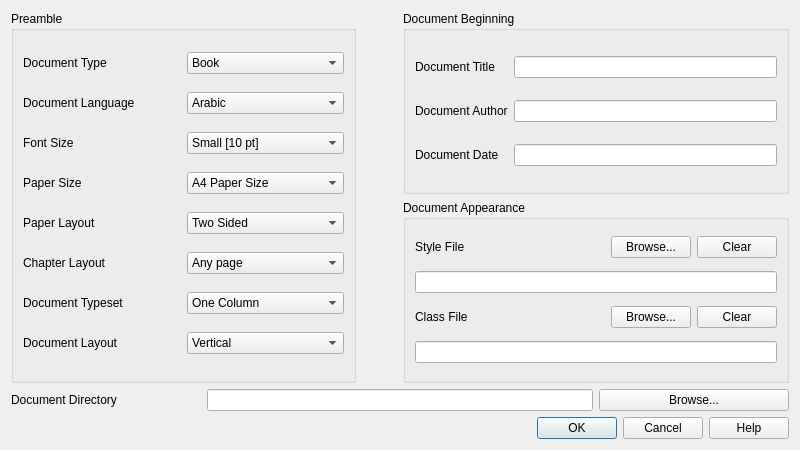
<?xml version="1.0" encoding="UTF-8"?>
<ui version="4.0">
 <class>Dialog_NewDocument</class>
 <widget class="QDialog" name="Dialog_NewDocument">
  <property name="geometry">
   <rect>
    <x>0</x>
    <y>0</y>
    <width>800</width>
    <height>450</height>
   </rect>
  </property>
  <property name="minimumSize">
   <size>
    <width>800</width>
    <height>450</height>
   </size>
  </property>
  <property name="maximumSize">
   <size>
    <width>800</width>
    <height>450</height>
   </size>
  </property>
  <property name="windowTitle">
   <string>LaTeX Office Writer</string>
  </property>
  <layout class="QGridLayout" name="gridLayout">
   <item row="2" column="1" colspan="2">
    <widget class="QLineEdit" name="lineEditDocumentDirectory">
     <property name="enabled">
      <bool>true</bool>
     </property>
     <property name="readOnly">
      <bool>true</bool>
     </property>
    </widget>
   </item>
   <item row="2" column="3">
    <widget class="QPushButton" name="pushButtonBrowseDirectory">
     <property name="text">
      <string>Browse...</string>
     </property>
    </widget>
   </item>
   <item row="2" column="0">
    <widget class="QLabel" name="labelDocumentDirectory">
     <property name="text">
      <string>Document Directory</string>
     </property>
    </widget>
   </item>
   <item row="3" column="0" colspan="4">
    <widget class="QDialogButtonBox" name="buttonBox">
     <property name="enabled">
      <bool>true</bool>
     </property>
     <property name="orientation">
      <enum>Qt::Horizontal</enum>
     </property>
     <property name="standardButtons">
      <set>QDialogButtonBox::Cancel|QDialogButtonBox::Help|QDialogButtonBox::Ok</set>
     </property>
    </widget>
   </item>
   <item row="0" column="2" colspan="2">
    <widget class="QGroupBox" name="groupBoxDocumentBeginning">
     <property name="sizePolicy">
      <sizepolicy hsizetype="Minimum" vsizetype="Preferred">
       <horstretch>0</horstretch>
       <verstretch>0</verstretch>
      </sizepolicy>
     </property>
     <property name="minimumSize">
      <size>
       <width>370</width>
       <height>0</height>
      </size>
     </property>
     <property name="title">
      <string>Document Beginning</string>
     </property>
     <layout class="QGridLayout" name="gridLayout_3">
      <item row="3" column="1">
       <widget class="QLineEdit" name="lineEditDocumentDate"/>
      </item>
      <item row="2" column="1">
       <widget class="QLineEdit" name="lineEditDocumentAuthor"/>
      </item>
      <item row="3" column="0">
       <widget class="QLabel" name="labelDocumentDate">
        <property name="text">
         <string>Document Date</string>
        </property>
       </widget>
      </item>
      <item row="0" column="1">
       <widget class="QLineEdit" name="lineEditDocumentTitle"/>
      </item>
      <item row="2" column="0">
       <widget class="QLabel" name="labelDocumentAuthor">
        <property name="text">
         <string>Document Author</string>
        </property>
       </widget>
      </item>
      <item row="0" column="0">
       <widget class="QLabel" name="labelDocumentTitle">
        <property name="text">
         <string>Document Title</string>
        </property>
       </widget>
      </item>
     </layout>
    </widget>
   </item>
   <item row="1" column="2" colspan="2">
    <widget class="QGroupBox" name="groupBoxDocumentAppearance">
     <property name="minimumSize">
      <size>
       <width>0</width>
       <height>0</height>
      </size>
     </property>
     <property name="title">
      <string>Document Appearance</string>
     </property>
     <layout class="QGridLayout" name="gridLayout_4">
      <item row="0" column="5">
       <widget class="QPushButton" name="pushButtonClearStyleFile">
        <property name="text">
         <string>Clear</string>
        </property>
       </widget>
      </item>
      <item row="2" column="0" colspan="6">
       <widget class="QLineEdit" name="lineEditStyleFile">
        <property name="readOnly">
         <bool>true</bool>
        </property>
       </widget>
      </item>
      <item row="5" column="5">
       <widget class="QPushButton" name="pushButtonClearClassFile">
        <property name="text">
         <string>Clear</string>
        </property>
       </widget>
      </item>
      <item row="6" column="0" colspan="6">
       <widget class="QLineEdit" name="lineEditClassFile">
        <property name="readOnly">
         <bool>true</bool>
        </property>
       </widget>
      </item>
      <item row="5" column="4">
       <widget class="QPushButton" name="pushButtonBrowseClassFile">
        <property name="text">
         <string>Browse...</string>
        </property>
       </widget>
      </item>
      <item row="0" column="4">
       <widget class="QPushButton" name="pushButtonBrowseStyleFile">
        <property name="text">
         <string>Browse...</string>
        </property>
       </widget>
      </item>
      <item row="5" column="0" colspan="4">
       <widget class="QLabel" name="labelClass">
        <property name="text">
         <string>Class File</string>
        </property>
       </widget>
      </item>
      <item row="0" column="0" colspan="4">
       <widget class="QLabel" name="labelStyle">
        <property name="text">
         <string>Style File</string>
        </property>
       </widget>
      </item>
     </layout>
    </widget>
   </item>
   <item row="0" column="0" rowspan="2" colspan="2">
    <widget class="QGroupBox" name="groupBoxPreamble">
     <property name="sizePolicy">
      <sizepolicy hsizetype="Minimum" vsizetype="Preferred">
       <horstretch>0</horstretch>
       <verstretch>0</verstretch>
      </sizepolicy>
     </property>
     <property name="maximumSize">
      <size>
       <width>345</width>
       <height>16777215</height>
      </size>
     </property>
     <property name="title">
      <string>Preamble</string>
     </property>
     <layout class="QGridLayout" name="gridLayout_2">
      <item row="1" column="1">
       <widget class="QComboBox" name="comboBoxDocumentLanguage">
        <item>
         <property name="text">
          <string>Arabic</string>
         </property>
        </item>
        <item>
         <property name="text">
          <string>Bulgarian</string>
         </property>
        </item>
        <item>
         <property name="text">
          <string>Russian</string>
         </property>
        </item>
        <item>
         <property name="text">
          <string>Ukrainian</string>
         </property>
        </item>
        <item>
         <property name="text">
          <string>Chinese</string>
         </property>
        </item>
        <item>
         <property name="text">
          <string>Czech</string>
         </property>
        </item>
        <item>
         <property name="text">
          <string>English</string>
         </property>
        </item>
        <item>
         <property name="text">
          <string>Finnish</string>
         </property>
        </item>
        <item>
         <property name="text">
          <string>French</string>
         </property>
        </item>
        <item>
         <property name="text">
          <string>German</string>
         </property>
        </item>
        <item>
         <property name="text">
          <string>Greek</string>
         </property>
        </item>
        <item>
         <property name="text">
          <string>Icelandic</string>
         </property>
        </item>
        <item>
         <property name="text">
          <string>Faroese</string>
         </property>
        </item>
        <item>
         <property name="text">
          <string>Italian</string>
         </property>
        </item>
        <item>
         <property name="text">
          <string>Korean</string>
         </property>
        </item>
        <item>
         <property name="text">
          <string>Persian</string>
         </property>
        </item>
        <item>
         <property name="text">
          <string>Polish</string>
         </property>
        </item>
        <item>
         <property name="text">
          <string>Portuguese</string>
         </property>
        </item>
        <item>
         <property name="text">
          <string>Slovak</string>
         </property>
        </item>
        <item>
         <property name="text">
          <string>Spanish</string>
         </property>
        </item>
        <item>
         <property name="text">
          <string>Tibetan</string>
         </property>
        </item>
       </widget>
      </item>
      <item row="6" column="0">
       <widget class="QLabel" name="labelDocumentTypeset">
        <property name="text">
         <string>Document Typeset</string>
        </property>
       </widget>
      </item>
      <item row="7" column="0">
       <widget class="QLabel" name="labelDocumentLayout">
        <property name="text">
         <string>Document Layout</string>
        </property>
       </widget>
      </item>
      <item row="1" column="0">
       <widget class="QLabel" name="labelDocumentLanguage">
        <property name="text">
         <string>Document Language</string>
        </property>
       </widget>
      </item>
      <item row="0" column="0">
       <widget class="QLabel" name="labelDocumentType">
        <property name="text">
         <string>Document Type</string>
        </property>
       </widget>
      </item>
      <item row="3" column="0">
       <widget class="QLabel" name="labelPaperSize">
        <property name="text">
         <string>Paper Size</string>
        </property>
       </widget>
      </item>
      <item row="3" column="1">
       <widget class="QComboBox" name="comboBoxPaperSize">
        <item>
         <property name="text">
          <string>A4 Paper Size</string>
         </property>
        </item>
        <item>
         <property name="text">
          <string>Letter Paper Size</string>
         </property>
        </item>
        <item>
         <property name="text">
          <string>A5 Paper Size</string>
         </property>
        </item>
        <item>
         <property name="text">
          <string>B5 Paper Size</string>
         </property>
        </item>
        <item>
         <property name="text">
          <string>Executive Paper Size</string>
         </property>
        </item>
        <item>
         <property name="text">
          <string>Legal Paper Size</string>
         </property>
        </item>
       </widget>
      </item>
      <item row="7" column="1">
       <widget class="QComboBox" name="comboBoxDocumentLayout">
        <item>
         <property name="text">
          <string>Vertical</string>
         </property>
        </item>
        <item>
         <property name="text">
          <string>Horizontal</string>
         </property>
        </item>
       </widget>
      </item>
      <item row="6" column="1">
       <widget class="QComboBox" name="comboBoxDocumentTypeset">
        <item>
         <property name="text">
          <string>One Column</string>
         </property>
        </item>
        <item>
         <property name="text">
          <string>Two Column</string>
         </property>
        </item>
       </widget>
      </item>
      <item row="2" column="1">
       <widget class="QComboBox" name="comboBoxFontSize">
        <item>
         <property name="text">
          <string>Small [10 pt]</string>
         </property>
        </item>
        <item>
         <property name="text">
          <string>Normal [11 pt]</string>
         </property>
        </item>
        <item>
         <property name="text">
          <string>Big [12 pt]</string>
         </property>
        </item>
       </widget>
      </item>
      <item row="2" column="0">
       <widget class="QLabel" name="labelFontSize">
        <property name="text">
         <string>Font Size</string>
        </property>
       </widget>
      </item>
      <item row="0" column="1">
       <widget class="QComboBox" name="comboBoxDocumentType">
        <item>
         <property name="text">
          <string>Book</string>
         </property>
        </item>
        <item>
         <property name="text">
          <string>Article</string>
         </property>
        </item>
        <item>
         <property name="text">
          <string>Report</string>
         </property>
        </item>
        <item>
         <property name="text">
          <string>Memoir</string>
         </property>
        </item>
        <item>
         <property name="text">
          <string>Letter</string>
         </property>
        </item>
        <item>
         <property name="text">
          <string>Proceedings</string>
         </property>
        </item>
       </widget>
      </item>
      <item row="4" column="0">
       <widget class="QLabel" name="labelPaperLayout">
        <property name="text">
         <string>Paper Layout</string>
        </property>
       </widget>
      </item>
      <item row="4" column="1">
       <widget class="QComboBox" name="comboBoxPaperLayout">
        <item>
         <property name="text">
          <string>Two Sided</string>
         </property>
        </item>
        <item>
         <property name="text">
          <string>One Sided</string>
         </property>
        </item>
       </widget>
      </item>
      <item row="5" column="0">
       <widget class="QLabel" name="labelChapterLayout">
        <property name="text">
         <string>Chapter Layout</string>
        </property>
       </widget>
      </item>
      <item row="5" column="1">
       <widget class="QComboBox" name="comboBoxChapterLayout">
        <item>
         <property name="text">
          <string>Any page</string>
         </property>
        </item>
        <item>
         <property name="text">
          <string>Odd pages</string>
         </property>
        </item>
       </widget>
      </item>
     </layout>
    </widget>
   </item>
  </layout>
 </widget>
 <tabstops>
  <tabstop>comboBoxDocumentType</tabstop>
  <tabstop>comboBoxDocumentLanguage</tabstop>
  <tabstop>comboBoxFontSize</tabstop>
  <tabstop>comboBoxPaperSize</tabstop>
  <tabstop>comboBoxDocumentTypeset</tabstop>
  <tabstop>comboBoxDocumentLayout</tabstop>
  <tabstop>lineEditDocumentTitle</tabstop>
  <tabstop>lineEditDocumentAuthor</tabstop>
  <tabstop>lineEditDocumentDate</tabstop>
  <tabstop>lineEditDocumentDirectory</tabstop>
  <tabstop>pushButtonBrowseDirectory</tabstop>
 </tabstops>
 <resources/>
 <connections>
  <connection>
   <sender>buttonBox</sender>
   <signal>accepted()</signal>
   <receiver>Dialog_NewDocument</receiver>
   <slot>accept()</slot>
   <hints>
    <hint type="sourcelabel">
     <x>257</x>
     <y>337</y>
    </hint>
    <hint type="destinationlabel">
     <x>157</x>
     <y>274</y>
    </hint>
   </hints>
  </connection>
  <connection>
   <sender>buttonBox</sender>
   <signal>rejected()</signal>
   <receiver>Dialog_NewDocument</receiver>
   <slot>reject()</slot>
   <hints>
    <hint type="sourcelabel">
     <x>325</x>
     <y>337</y>
    </hint>
    <hint type="destinationlabel">
     <x>286</x>
     <y>274</y>
    </hint>
   </hints>
  </connection>
 </connections>
</ui>
